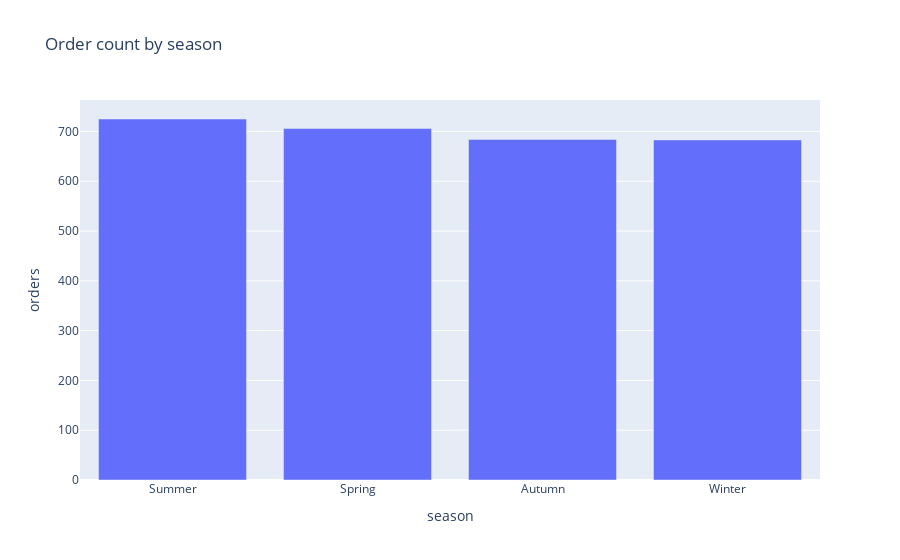

The notebook cell this image was saved under:
### Code cell
# plot order count by season in a bar chart plotly
grouped = zero_values.groupby('season')['orders'].count().reset_index()

# sort data
grouped = grouped.sort_values('orders', ascending=False)

fig = px.bar(grouped, x='season', y='orders', title='Order count by season')
fig.show()

### Figure 1 — Plotly figure (JSON) as saved in the notebook; plotly's stock layout.template omitted (floating-point values rounded to 4 significant figures)
{"data": [{"alignmentgroup": "True", "hovertemplate": "season=%{x}<br>orders=%{y}<extra></extra>", "legendgroup": "", "marker": {"color": "#636efa", "pattern": {"shape": ""}}, "name": "", "offsetgroup": "", "orientation": "v", "showlegend": false, "textposition": "auto", "type": "bar", "x": ["Summer", "Spring", "Autumn", "Winter"], "xaxis": "x", "y": [725, 706, 684, 683], "yaxis": "y"}], "layout": {"barmode": "relative", "legend": {"tracegroupgap": 0}, "title": {"text": "Order count by season"}, "xaxis": {"anchor": "y", "domain": [0, 1], "title": {"text": "season"}}, "yaxis": {"anchor": "x", "domain": [0, 1], "title": {"text": "orders"}}}}
